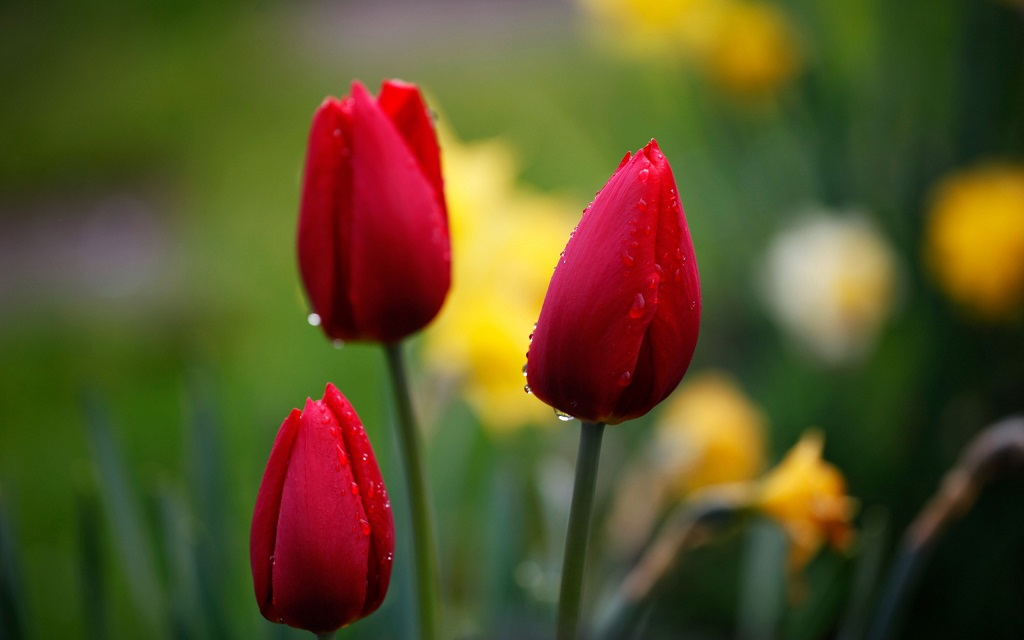
#> input picture partial-exams/1-kol-19/stefan-res/Figure3.jpg, 1024 x 640 px
$ python 3.py
#> lines starting #> are read from the running program, lines starting #| are printed output that depends on the picture; after the words box and inside, x2 and y2 are one past the last pixel; in counts of white or black regions, pixels touching at a corner belong together
import cv2
import numpy as np

image = cv2.imread('Figure3.jpg', cv2.IMREAD_COLOR)
#> image is the input picture: shape (640, 1024, 3); mean B, G, R 38.9, 81.4, 90.6

# red = [0, 255, 255]
lower_red = np.array([-10,100,100])
upper_red = np.array([10,255,255])

hsv = cv2.cvtColor(image, cv2.COLOR_BGR2HSV)
#> hsv: shape (640, 1024, 3); mean H, S, V 58.5, 162.1, 104.5
mask = cv2.inRange(hsv, lower_red, upper_red)
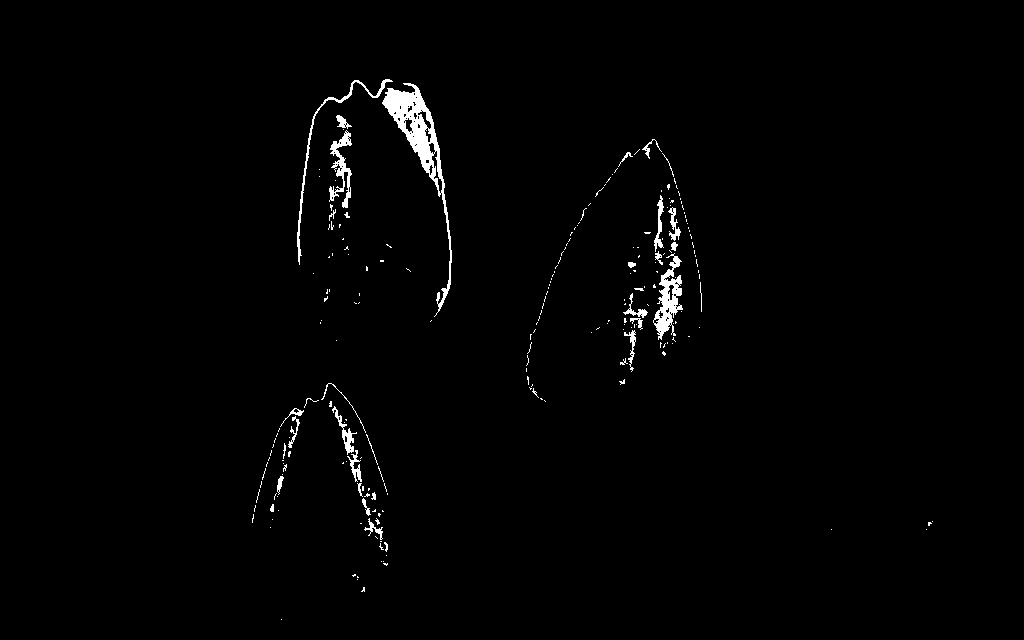
#> mask: shape (640, 1024); 1.3% white; 225 white regions (190 under 20 px), largest, box (x1, y1, x2, y2) and area: (382, 83, 452, 317) 2747, (653, 253, 683, 340) 1093, (329, 130, 352, 208) 669
res = cv2.bitwise_and(image, image, mask= mask)
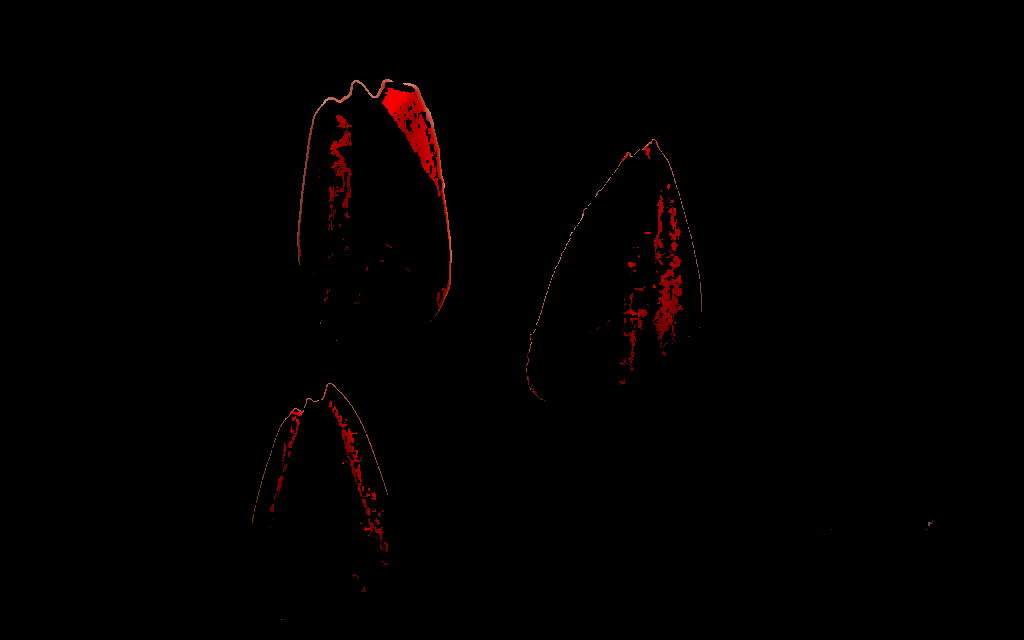
#> res: shape (640, 1024, 3); mean B, G, R 0.2, 0.2, 2.1

cv2.imshow('result', res)
cv2.waitKey(0)
cv2.destroyAllWindows()
